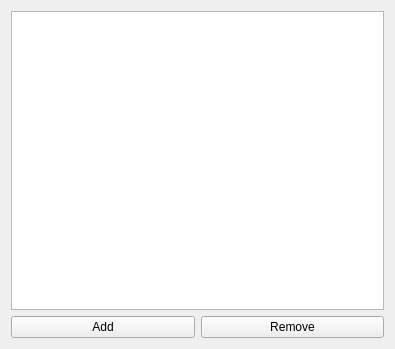
<?xml version="1.0" encoding="UTF-8"?>
<ui version="4.0">
 <class>Hierarchy</class>
 <widget class="QWidget" name="Hierarchy">
  <property name="geometry">
   <rect>
    <x>0</x>
    <y>0</y>
    <width>395</width>
    <height>349</height>
   </rect>
  </property>
  <property name="windowTitle">
   <string>Form</string>
  </property>
  <layout class="QVBoxLayout" name="verticalLayout">
   <item>
    <widget class="QListWidget" name="listWidget"/>
   </item>
   <item>
    <layout class="QHBoxLayout" name="horizontalLayout">
     <item>
      <widget class="QPushButton" name="Add">
       <property name="text">
        <string>Add</string>
       </property>
      </widget>
     </item>
     <item>
      <widget class="QPushButton" name="Remove">
       <property name="text">
        <string>Remove</string>
       </property>
      </widget>
     </item>
    </layout>
   </item>
  </layout>
 </widget>
 <resources/>
 <connections/>
</ui>
